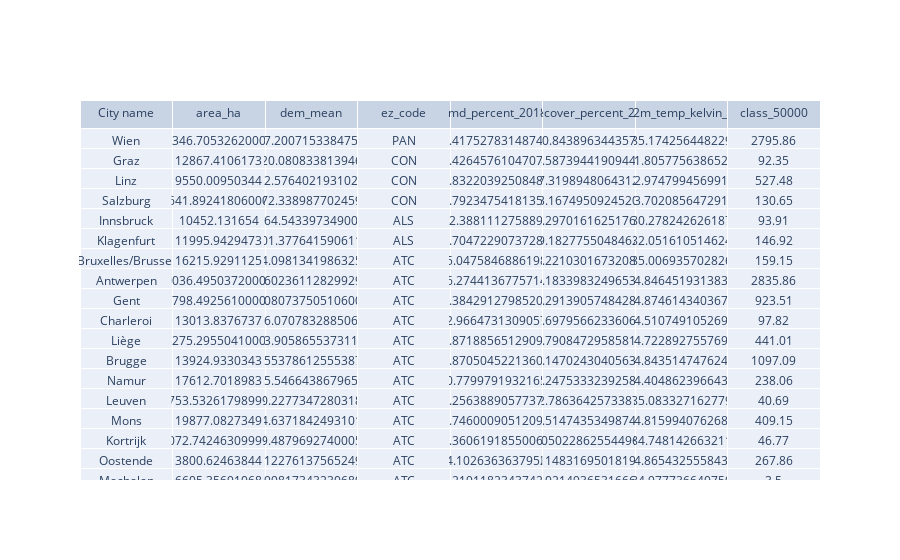

Notebook cell for this chart:
### Code cell
#TODO improve table
#TODO add link to data viz

fig = go.Figure(data=[go.Table(
    header=dict(values=["City name", "area_ha", "dem_mean", "ez_code", "imd_percent_2018", "treecover_percent_2018", "avg_2m_temp_kelvin_2018", "class_50000"]),
    cells=dict(values=[df.urau_name, df.city_area_ha, df.dem_mean, df.ez_code, df.imd_percent_2018, df.treecover_percent_2018, df.avg_2m_temp_kelvin_2018, df.class_50000]))
])

print(f'There are {df.shape[0]} cities and {df.shape[1]} indicators')
fig.show()

### Figure 1 — Plotly figure (JSON) as saved in the notebook; plotly's stock layout.template omitted (floating-point values rounded to 4 significant figures; data arrays with more than 128 entries replaced by an {"elided": "..."} marker saying what was removed)
{"data": [{"cells": {"values": {"elided": "8x729 mixed values"}}, "header": {"values": ["City name", "area_ha", "dem_mean", "ez_code", "imd_percent_2018", "treecover_percent_2018", "avg_2m_temp_kelvin_2018", "class_50000"]}, "type": "table"}], "layout": {}}
